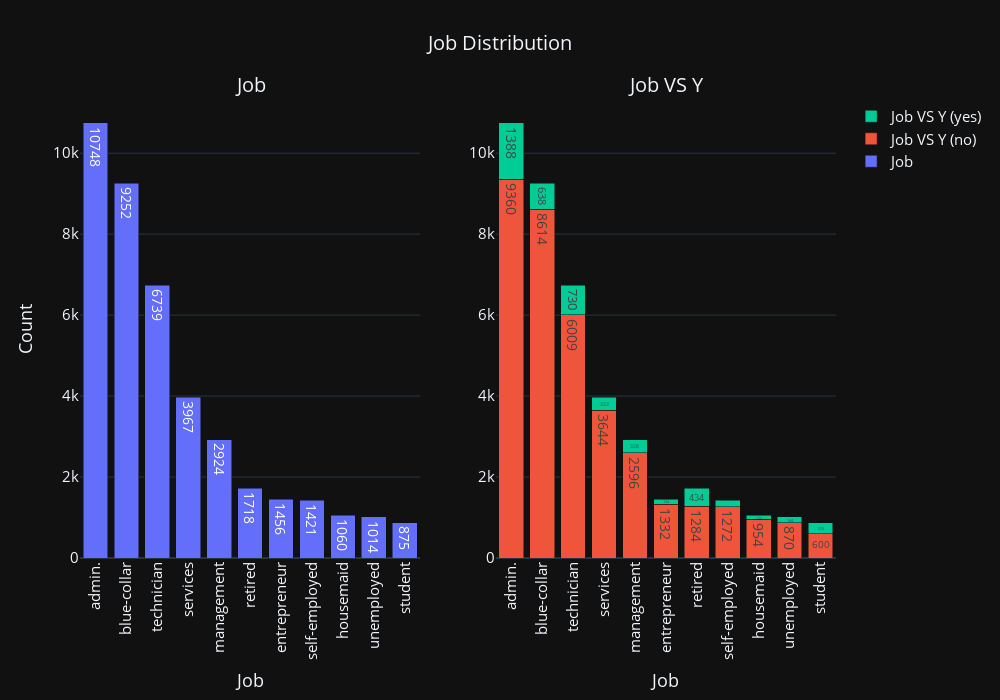

Notebook code cell kept with this figure:
### Code cell
fig = make_subplots(rows=1, cols=2, subplot_titles=("Job", "Job VS Y"))
bar_trace = go.Bar(x=job_distribution.index, y=job_distribution.values, name='Job',text=job_distribution.values, textposition='inside')
fig.add_trace(bar_trace, row=1, col=1)
for category in data['y'].unique():
    category_data = data[data['y'] == category]['job'].value_counts()
    bar_trace_by_hue = go.Bar(x=category_data.index, y=category_data.values, name=f'Job VS Y ({category})', text=category_data.values, textposition='inside')
    fig.add_trace(bar_trace_by_hue, row=1, col=2)
fig.update_layout(
    title_text='Job Distribution',
    title_x=0.5,
    title_font=dict(size=20),
    xaxis_title='Job',
    yaxis_title='Count',
    xaxis2_title='Job',
    font=dict(size=15), 
    barmode='stack',
    width=1000,
    height=700,
    xaxis=dict(tickangle=-90),
    xaxis2=dict(tickangle=-90),
    template='plotly_dark'
)
fig.update_annotations(font=dict(size=20))
fig.show()

### Figure 1 — Plotly figure (JSON) as saved in the notebook; plotly's stock layout.template omitted (floating-point values rounded to 4 significant figures)
{"data": [{"name": "Job", "text": [10750.0, 9252.0, 6739.0, 3967.0, 2924.0, 1718.0, 1456.0, 1421.0, 1060.0, 1014.0, 875.0], "textposition": "inside", "type": "bar", "x": ["admin.", "blue-collar", "technician", "services", "management", "retired", "entrepreneur", "self-employed", "housemaid", "unemployed", "student"], "xaxis": "x", "y": [10748, 9252, 6739, 3967, 2924, 1718, 1456, 1421, 1060, 1014, 875], "yaxis": "y"}, {"name": "Job VS Y (no)", "text": [9360.0, 8614.0, 6009.0, 3644.0, 2596.0, 1332.0, 1284.0, 1272.0, 954.0, 870.0, 600.0], "textposition": "inside", "type": "bar", "x": ["admin.", "blue-collar", "technician", "services", "management", "entrepreneur", "retired", "self-employed", "housemaid", "unemployed", "student"], "xaxis": "x2", "y": [9360, 8614, 6009, 3644, 2596, 1332, 1284, 1272, 954, 870, 600], "yaxis": "y2"}, {"name": "Job VS Y (yes)", "text": [1388.0, 730.0, 638.0, 434.0, 328.0, 323.0, 275.0, 149.0, 144.0, 124.0, 106.0], "textposition": "inside", "type": "bar", "x": ["admin.", "technician", "blue-collar", "retired", "management", "services", "student", "self-employed", "unemployed", "entrepreneur", "housemaid"], "xaxis": "x2", "y": [1388, 730, 638, 434, 328, 323, 275, 149, 144, 124, 106], "yaxis": "y2"}], "layout": {"annotations": [{"font": {"size": 20}, "showarrow": false, "text": "Job", "x": 0.225, "xanchor": "center", "xref": "paper", "y": 1.0, "yanchor": "bottom", "yref": "paper"}, {"font": {"size": 20}, "showarrow": false, "text": "Job VS Y", "x": 0.775, "xanchor": "center", "xref": "paper", "y": 1.0, "yanchor": "bottom", "yref": "paper"}], "barmode": "stack", "font": {"size": 15}, "height": 700, "title": {"font": {"size": 20}, "text": "Job Distribution", "x": 0.5}, "width": 1000, "xaxis": {"anchor": "y", "domain": [0.0, 0.45], "tickangle": -90, "title": {"text": "Job"}}, "xaxis2": {"anchor": "y2", "domain": [0.55, 1.0], "tickangle": -90, "title": {"text": "Job"}}, "yaxis": {"anchor": "x", "domain": [0.0, 1.0], "title": {"text": "Count"}}, "yaxis2": {"anchor": "x2", "domain": [0.0, 1.0]}}}
